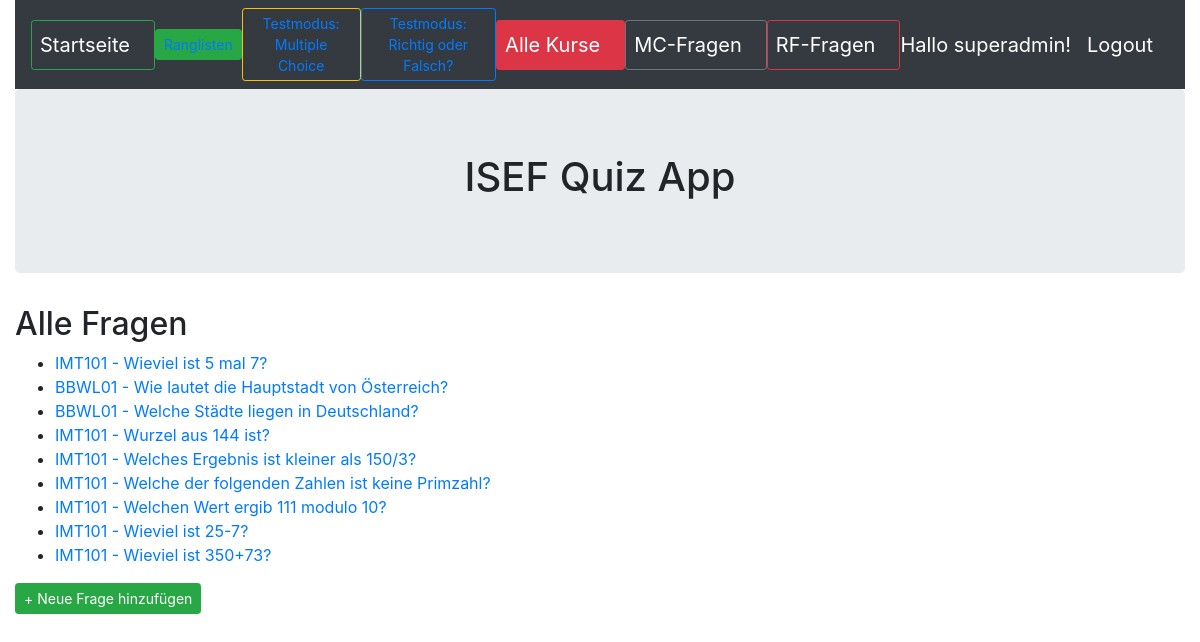
Before: /frage (signed in) with the older database file.
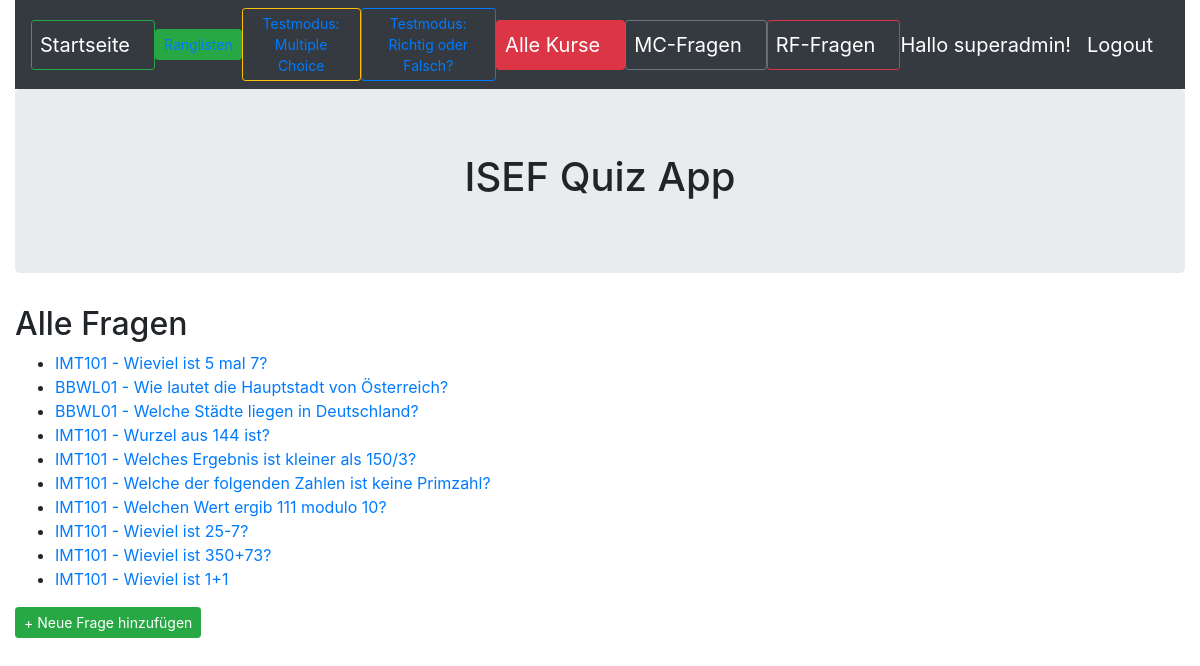
After: the same page with the newer database file.
### quiz/models.py (models this page shows, shortened)
class Frage(models.Model):
    name = models.CharField(max_length=255,blank=False,help_text='Geben Sie hier die Frage ein')
    kurs = models.ForeignKey(Kurs,null=True,blank=False,on_delete=models.CASCADE,help_text='Wählen Sie den Kurs, welchem die Frage zugewiesen wird')
    antwort1 = models.CharField(max_length=255,blank=False,null=True,help_text='Geben Sie die Antwort1 der Frage ein')
    antwort1richtig = models.BooleanField(default=False,help_text='Geben Sie an ob Antwort1 richtig ist',verbose_name="Antwort1 richtig?")
    antwort2 = models.CharField(max_length=255,blank=False,null=True,help_text='Geben Sie die Antwort2 der Frage ein')
    antwort2richtig = models.BooleanField(default=False,help_text='Geben Sie an ob Antwort2 richtig ist',verbose_name="Antwort2 richtig?")
    antwort3 = models.CharField(max_length=255,blank=True,null=True,help_text='Geben Sie die Antwort3 der Frage ein (optional)')
    antwort3richtig = models.BooleanField(default=False,help_text='Geben Sie an ob Antwort3 richtig ist',verbose_name="Antwort3 richtig?")
    antwort4 = models.CharField(max_length=255,blank=True,null=True,help_text='Geben Sie die Antwort4 der Frage ein (optional)')
    antwort4richtig = models.BooleanField(default=False,help_text='Geben Sie an ob Antwort4 richtig ist',verbose_name="Antwort4 richtig?")

class Kurs(models.Model):
    name = models.CharField(max_length=50,help_text='Geben Sie den Namen des Kurses ein')
    beschreibung = models.CharField(max_length=255,help_text='Geben Sie die Beschreibung des Kurses ein')
    def __str__(self):
        return self.name

### quiz/views.py (the view)
# urls.py: path('frage', FrageHome.as_view(), name='frage_start'),
class FrageHome(AuthListView):
    model = Frage
    template_name = 'frage/frage_home.html'
    permission_required = ('quiz.view_frage')

### quiz/templates/frage/frage_home.html
{% extends 'base.html' %}
{% block content %}
<h2>Alle Fragen</h2>
<ul>
    {% for frage in object_list %}
	<li><a href="{% url 'frage_detail' frage.pk %}">{{ frage.kurs }} - {{ frage.name }}</a></li>
    {% endfor %}
</ul>
<a class="btn btn-success btn-sm" href="{% url 'neue_frage' %}">+ Neue Frage hinzufügen</a>
{% endblock content %}

### templates/base.html (shortened to what this page needs)
<!DOCTYPE html>
<html>
  <head>
	<link rel="stylesheet" href="https://stackpath.bootstrapcdn.com/bootstrap/4.5.0/css/bootstrap.min.css">
  </head>
  <body>
    <div class="container-fluid">
        <header>
            <nav class="navbar navbar-expand-lg navbar-dark bg-dark">
                <button type="button" class="btn btn-outline-success btn-sm"><a class="navbar-brand" href="{% url 'index' %}">Startseite</a></button>
                <button type="button" class="btn btn-success btn-sm"><a class="navbar-link" href="{% url 'ergebnis_start' %}">Ranglisten</a></button>
                <button type="button" class="btn btn-outline-warning btn-sm"><a class="navbar-link" href="{% url 'mctest_select' %}">Testmodus: Multiple Choice</a></button>
                <button type="button" class="btn btn-outline-primary btn-sm"><a class="navbar-link" href="{% url 'rftest_select' %}">Testmodus: Richtig oder Falsch?</a></button>
                <button type="button" class="btn btn-danger btn-sm"><a class="navbar-brand" href="{% url 'kurs_start' %}">Alle Kurse</a></button>
                <button type="button" class="btn btn-outline-secondary btn-sm"><a class="navbar-brand" href="{% url 'frage_start' %}">MC-Fragen</a></button>
                <button type="button" class="btn btn-outline-danger btn-sm"><a class="navbar-brand" href="{% url 'richtigoderfalsch_start' %}">RF-Fragen</a></button>
				{% if user.is_authenticated %}
                <a class="navbar-brand ml-auto order-md-last ">Hallo {{ user.get_username }}!</a>
                <a class="navbar-brand ml-auto order-md-last" href="{% url 'logout'%}?next={{request.path}}">Logout</a>
                {% else %}
                <a class="navbar-brand ml-auto order-md-last" href="{% url 'login'%}?next={{request.path}}">Login</a>
                {% endif %}
            </nav>
        </header>
        <div class="jumbotron">
            <h1 class="text-center">ISEF Quiz App</h1>
        </div>
        {% block content %}
        {% endblock content %}
    </div>
  </body>
</html>

Changed rows visible on the page:
added Frage: kurs "IMT101", name "Wieviel ist 1+1"
